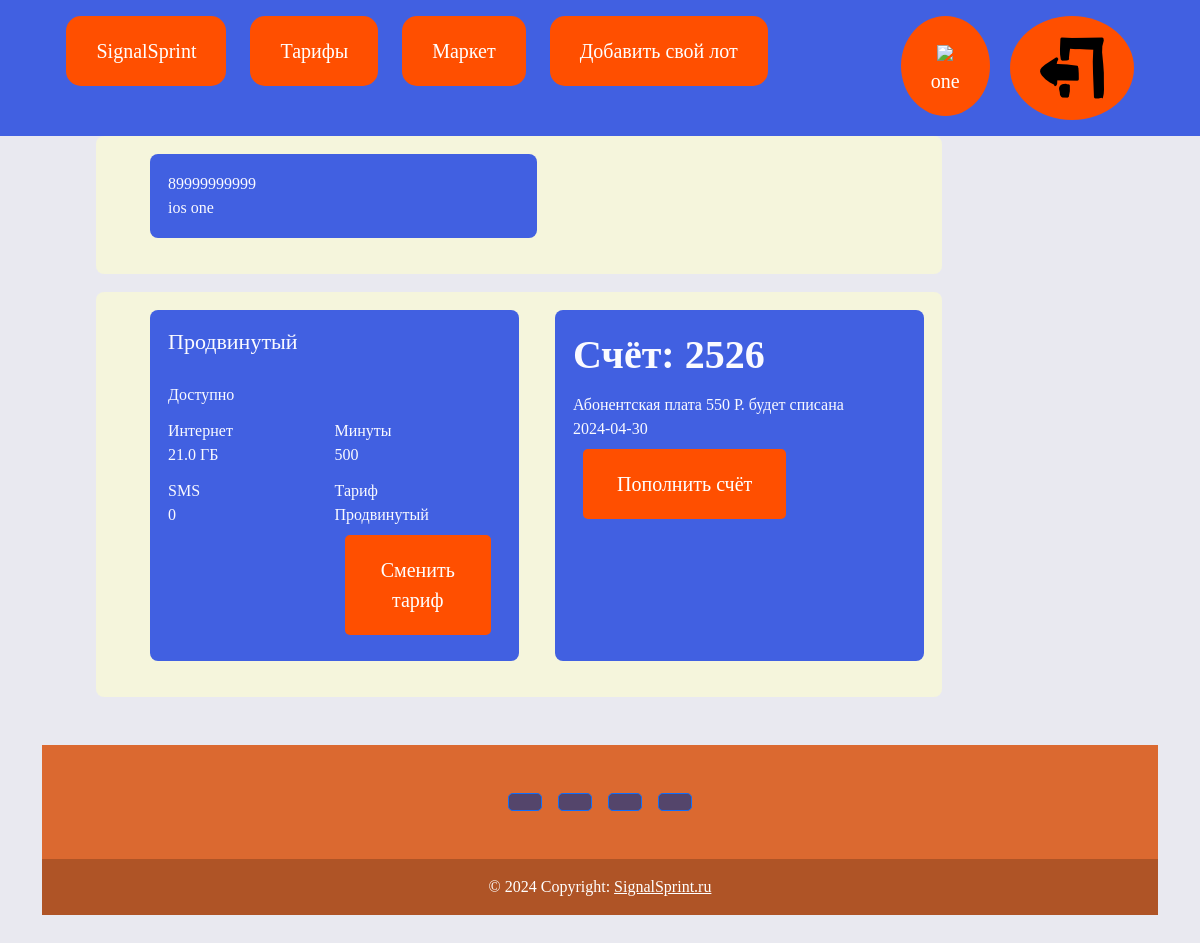
The page /profiles (signed in) on the database as committed earlier.
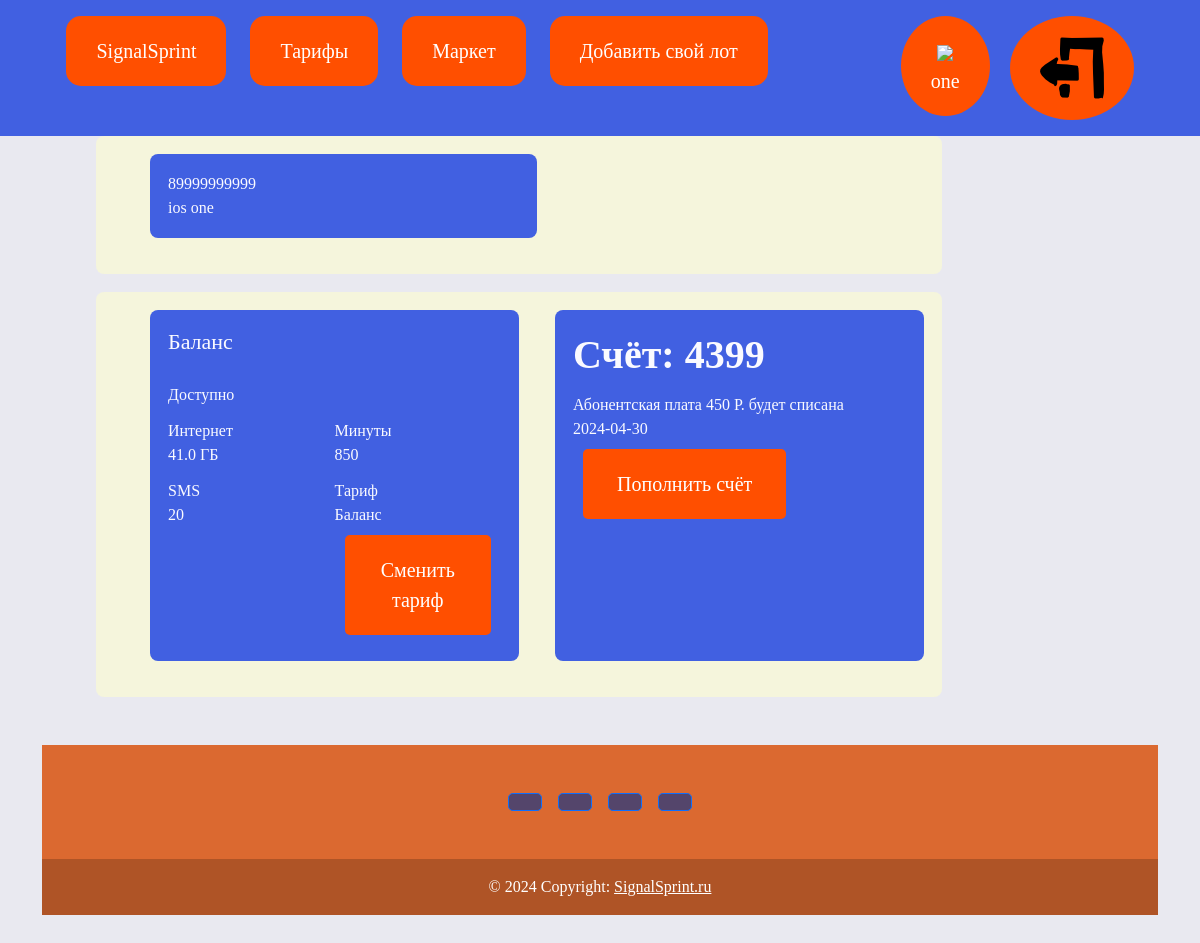
The same page on the database as committed later.
### data/users.py (models this page shows, shortened)
class User(SqlAlchemyBase, UserMixin, SerializerMixin):
    __tablename__ = 'user'
    id = sqlalchemy.Column(sqlalchemy.Integer,
                           primary_key=True, autoincrement=True)
    name = sqlalchemy.Column(sqlalchemy.String, nullable=True)
    phone_number = sqlalchemy.Column(sqlalchemy.String,
                                     index=True, unique=True, nullable=True)
    surname = sqlalchemy.Column(sqlalchemy.String, nullable=True)
    money = sqlalchemy.Column(sqlalchemy.Integer, nullable=True)
    hashed_password = sqlalchemy.Column(sqlalchemy.String, nullable=False)
    created_date = sqlalchemy.Column(sqlalchemy.DateTime,
                                     default=datetime.datetime.now)
    lots = orm.relationship("Lots", back_populates='user')
    paket_users = orm.relationship('Paket_Users', back_populates='user')

### data/tariff.py (models this page shows)
class Tariff(SqlAlchemyBase, SerializerMixin):
    __tablename__ = 'tariff'
    id = sqlalchemy.Column(sqlalchemy.Integer, primary_key=True, autoincrement=True)
    name_tariff = sqlalchemy.Column(sqlalchemy.String, nullable=True)
    quantity_gb = sqlalchemy.Column(sqlalchemy.Float, nullable=True)
    quantity_minuts = sqlalchemy.Column(sqlalchemy.Integer, nullable=True)
    quantity_sms = sqlalchemy.Column(sqlalchemy.Integer, nullable=True)
    coast = sqlalchemy.Column(sqlalchemy.Integer, nullable=True)
    paket_users = orm.relationship('Paket_Users', back_populates='tariff')

### data/paket_users.py (models this page shows)
class Paket_Users(SqlAlchemyBase, SerializerMixin):
    __tablename__ = 'paket_users'
    id = sqlalchemy.Column(sqlalchemy.Integer, primary_key=True, autoincrement=True)
    tariff_connect = sqlalchemy.Column(sqlalchemy.Boolean, nullable=True)
    quantity_gb = sqlalchemy.Column(sqlalchemy.Float, nullable=True)
    quantity_minuts = sqlalchemy.Column(sqlalchemy.Integer, nullable=True)
    quantity_sms = sqlalchemy.Column(sqlalchemy.Integer, nullable=True)
    date_renewal_tariff = sqlalchemy.Column(sqlalchemy.DateTime,
                                            default=datetime.datetime.now)
    user_id = sqlalchemy.Column(sqlalchemy.Integer,
                                sqlalchemy.ForeignKey("user.id"))
    user = orm.relationship('User', back_populates='paket_users')
    tariff_id = sqlalchemy.Column(sqlalchemy.Integer,
                                  sqlalchemy.ForeignKey("tariff.id"))
    tariff = orm.relationship('Tariff', back_populates='paket_users')

### server.py (the view)
@app.route("/profiles")
@login_required
def profiles():
    db_sess = db_session.create_session()
    paket_users = db_sess.query(Paket_Users).filter(Paket_Users.user_id == int(current_user.id)).first()
    if paket_users.tariff_id:
        tariff = db_sess.query(Tariff).filter(Tariff.id == int(paket_users.tariff_id)).first()
    else:
        tariff = None
    if current_user.is_authenticated:
        return render_template("profiles.html", title='Профиль', paket_users=paket_users, tariff=tariff)

### data/db_session.py (called while the page is built)
def create_session() -> Session:
    global __factory
    return __factory()

### server.py (called while the page is built)
@login_manager.user_loader
def load_user(user_id):
    db_sess = db_session.create_session()
    return db_sess.query(User).get(user_id)

### templates/profiles.html (shortened to what this page needs)
{% extends "base.html" %}
{% block content %}
{% if current_user.is_authenticated %}
<div class="container dashboard-container">
    <div class="dashboard-container__row">
        <div class="dashboard-pac">
            <section class="inner-dashboard-numbers__main-info">
                <div class="inner-dashboard-numbers__main-info-content">
                    <div class="inner-dashboard-numbers__current-number"> {{ current_user.phone_number }}</div>
                    <div class="inner-dashboard-numbers__user-name">{{ current_user.surname }} {{ current_user.name }}
                    </div>
                </div>
            </section>
        </div>
    </div>
    <div class="dashboard-container__row">
        <div class="dashboard-pac">
            <div class="dashboard-packages">
                {% if paket_users.tariff_connect %}
                <div class="dashboard-packages__title"><p>{{ tariff.name_tariff }}</p></div>
                <div class="dashboard-packages__link-block">Доступно</div>
                {% else %}
                <div class="dashboard-packages__title"><p>Тариф не подключен</p></div>
                <div class="dashboard-packages__block">Недоступно</div>
                {% endif %}
                <ul class="dashboard-packages__remnants">
                    <li class="dashboard-packages__remnant">
                        <div class="dashboard-packages__remnant-name">Интернет</div>
                        <div class="dashboard-packages__remnant-data">{{ paket_users.quantity_gb }} ГБ</div>
                    </li>
                    <li class="dashboard-packages__remnant">
                        <div class="dashboard-packages__remnant-name">Минуты</div>
                        <div class="dashboard-packages__remnant-data">{{ paket_users.quantity_minuts }}
                        </div>
                    </li>
                    <li class="dashboard-packages__remnant">
                        <div class="dashboard-packages__remnant-name">SMS</div>
                        <div class="dashboard-packages__remnant-data">{{ paket_users.quantity_sms }}</div>
                    </li>
                    <li class="dashboard-packages__remnant">
                        <div class="dashboard-packages__remnant-name">Тариф</div>
                        {% if paket_users.tariff_connect %}
                        <div class="dashboard-packages__remnant-data">{{ tariff.name_tariff }}</div>
                        <a class="button_menu button btn-sell" href="/tarifs">Сменить тариф</a>
                        {% else %}
                        <div class="dashboard-packages__remnant-data">Неподключён</div>
                        <a class="button_menu button btn-sell" href="/tarifs">Подключить тариф</a>
                        {% endif %}
                    </li>
                </ul>
            </div>
        </div>
        <div class="dashboard-pac">
            <div class="dashboard-balance">
                <div class="dashboard-balance__buttons">
                    <div class="dashboard-balance__balance-amount">Счёт: {{ current_user.money }}</div>
                    {% if paket_users.tariff_connect %}
                    <div class="dashboard-balance__abonent-fee">
                        Абонентская плата {{ tariff.coast }} Р. будет списана<br>{{
                        paket_users.date_renewal_tariff.date() }}
                    </div>
                    {% endif %}
                    <a class="button_menu button btn-sell" href="/pay_card">Пополнить счёт</a>
                </div>
            </div>
        </div>
    </div>
</div>
{% endif %}
{% endblock %}

### templates/base.html (shortened to what this page needs)
<!DOCTYPE html>
<html lang="en">
<head>
    <link rel="stylesheet"
          href="https://cdn.jsdelivr.net/npm/bootstrap@5.0.0-beta1/dist/css/bootstrap.min.css"
>
    <link rel="stylesheet" type="text/css" href="static/css/style_base.css"/>
</head>
<body>
<nav class="navbar-menu nav">
    <div class="div_menu">
        <a href="/" class="button_menu button">SignalSprint</a>
        <a href="/tarifs" class="button_menu button">Тарифы</a>
        <a href="/market" class="button_menu button">Маркет</a>
        {% if current_user.is_authenticated %}
        <a href="/lots" class="button_menu button">Добавить свой лот</a>
        {% endif %}
    </div>
    <div class="div_menu">
        {% if current_user.is_authenticated %}
        <a href="/profiles" class="profil button">
            {% if current_user.is_authenticated %}
            <img src='static/img/reg_profil.png'><br>
            {{ current_user.name }}
            {% endif %}
        </a>
        <a class="navbar-brand profil button" href="/logout">
            <img src='static/img/go_out.png'>
        </a>
        {% else %}
        <p>
            <a class="btn btn-primary " href="/register">Зарегистрироваться</a>
            <a class="btn btn-success" href="/login">Войти</a>
        </p>
        {% endif %}
    </div>
</nav>
<main role="main" class="container">
    {% block content %}
    {% endblock %}
</main>
<div class="container my-5">
    <footer class="text-center text-lg-start" style="background-color: #db6930;">
        <div class="container d-flex justify-content-center py-5">
            <button type="button" class="btn btn-primary btn-lg btn-floating mx-2"
                    style="background-color: #54456b;">
            </button>
            <button type="button" class="btn btn-primary btn-lg btn-floating mx-2"
                    style="background-color: #54456b;">
            </button>
            <button type="button" class="btn btn-primary btn-lg btn-floating mx-2"
                    style="background-color: #54456b;">
            </button>
            <button type="button" class="btn btn-primary btn-lg btn-floating mx-2"
                    style="background-color: #54456b;">
            </button>
        </div>
        <div class="text-center text-white p-3" style="background-color: rgba(0, 0, 0, 0.2);">
            © 2024 Copyright:
            <a class="text-white" href="https://www.google.com/">SignalSprint.ru</a>
        </div>
    </footer>
</div>
</body>
</html>

### static/css/style_base.css (style rules this page uses)
body { font-family: PT Astra Sans; background-color: #e9e9f0; }
div.div_menu .button { background-color: #FF4F00; border: none; color: white; padding: 20px 30px; text-align: center; text-decoration: none; display: inline-block; font-size: 20px; margin: 16px 10px; cursor: pointer; height: 100%; }
nav.navbar-menu div.div_menu { height: 100%; }
div.div_menu .button_menu { border-radius: 15px; }
div.div_menu .profil { border-radius: 50%; float: left; }
nav.navbar-menu { background-color: #4160E1; display: flex; justify-content: space-around; }
.btn-sell { background-color: #FF4F00; border: none; color: white; padding: 20px 34px; text-align: center; text-decoration: none; display: inline-block; font-size: 20px; margin: 8px 10px; cursor: pointer; border-radius: 5px; }
.container { width: auto; max-width: 1152px; }
.container { margin-right: auto; margin-left: auto; padding-left: 18px; padding-right: 18px; }
.dashboard-packages__title { margin-bottom: 0; min-height: 28px; color: #fafaff; font-size: 22px; line-height: 28px; }
.dashboard-packages__link-block { margin-top: 27px; }
.dashboard-packages__remnants { display: flex; flex-wrap: wrap; margin: 0; padding: 0; list-style: none; }
.dashboard-packages__remnant { margin-top: 12px; width: 50%; }
li { display: list-item; text-align: -webkit-match-parent; unicode-bidi: isolate; }
.dashboard-container__row { display: flex; color: #fafaff; margin-left: 36px; width: calc(80% - 18px); padding: 18px; margin-bottom: 18px; background-color: #f5f5dc; border-radius: 8px; }
.dashboard-balance { height: 100%; display: flex; flex-direction: column; justify-content: space-between; }
.dashboard-balance__balance-amount { margin-top: 7px; font-size: 40px; line-height: 40px; height: 40px; font-weight: bold; }
.dashboard-balance__abonent-fee { margin-top: 18px; min-height: 22px; }
.dashboard-pac { background-color: #4160E1; color: #fafaff; margin-left: 36px; width: calc(50% - 18px); padding: 18px; margin-left: 36px; width: calc(50% - 18px); padding: 18px; margin-bottom: 18px; border-radius: 8px; }

Rows that differ between the two databases and show on the page:
no longer on this page (row unchanged): Tariff: name_tariff "Продвинутый", coast "550"
changed User "one": money "2526" → "4399"
now on this page (row unchanged): Tariff: name_tariff "Баланс", coast "450"
changed Paket_Users: quantity_gb "21.0" → "41.0"; quantity_minuts "500" → "850"; quantity_sms "0" → "20"
